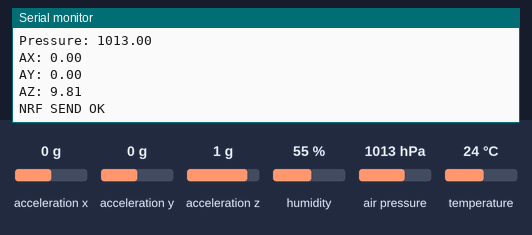
Recording of a sketch running on a simulated ESP32. Shown: the last lines printed to the serial monitor. Inputs (shaded band) come from the test bench; at power-on: acceleration x 0 g, humidity 55 %, acceleration y 0 g, temperature 24 °C, acceleration z 1 g, air pressure 1013 hPa. WiFi joins after 1.5 s; servers stay silent unless stated; no radio packets arrive unless stated; web services answer with replies made up by the test bench.

Above: at 3.7 s.
3.8 s: acceleration x set to -1.4 g
5.3 s: humidity set to 22 %
6.8 s: acceleration y set to -1.4 g
At 8.0 s:
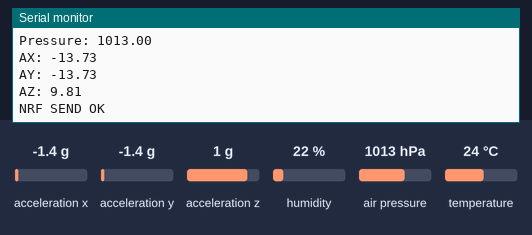
8.3 s: temperature set to 12 °C
9.8 s: acceleration z set to -1.4 g
At 11.3 s:
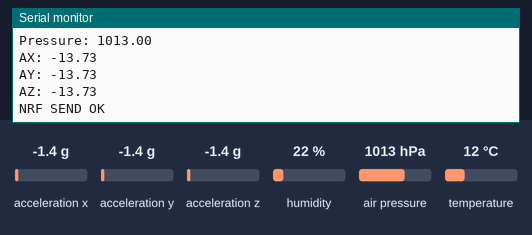
15.8 s: air pressure set to 952 hPa
At 16.6 s:
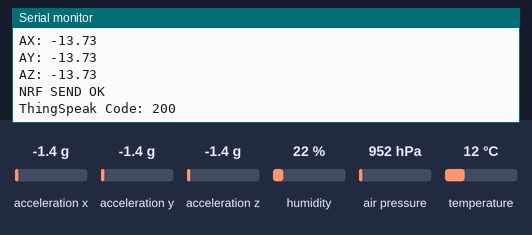

Measured:
- after the input at 6.8 s, the serial monitor: prints a new line after 0.76 s (image 1)
- after the input at 9.8 s, the serial monitor: prints a new line after 0.79 s (image 2)

The sketch:

Transmitter.ino
```cpp
#include <Wire.h>
#include <SPI.h>
#include <WiFi.h>
#include <HTTPClient.h>
#include <RF24.h>
#include <DHT.h>
#include <Adafruit_BMP085.h>
#include <Adafruit_ADXL345_U.h>

// ---------------- WIFI ----------------
const char* ssid = "YOUR_WIFI";
const char* password = "YOUR_PASSWORD";

// ---------------- THINGSPEAK ----------------
String apiKey = "YOUR_THINGSPEAK_KEY";
const char* server = "http://api.thingspeak.com/update";

// ---------------- NRF ----------------
RF24 radio(4, 5);
const byte address[6] = "CANS1";

// ---------------- SENSORS ----------------
#define DHTPIN 15
#define DHTTYPE DHT22
DHT dht(DHTPIN, DHTTYPE);

Adafruit_BMP085 bmp;
Adafruit_ADXL345_Unified accel = Adafruit_ADXL345_Unified(12345);

// ---------------- DATA ----------------
struct DataPacket {
  float temp;
  float hum;
  float pressure;
  float ax;
  float ay;
  float az;
};

DataPacket data;

unsigned long lastUpload = 0;

void setup() {
  Serial.begin(115200);
  delay(1000);

  Serial.println("\n===== TRANSMITTER STARTED =====");

  // ---------------- WIFI (NON-BLOCKING FIX) ----------------
  WiFi.begin(ssid, password);
  Serial.print("Connecting WiFi");

  int timeout = 0;
  while (WiFi.status() != WL_CONNECTED && timeout < 20) {
    delay(500);
    Serial.print(".");
    timeout++;
  }

  if (WiFi.status() == WL_CONNECTED) {
    Serial.println("\nWiFi Connected");
  } else {
    Serial.println("\nWiFi FAILED (continuing offline)");
  }

  // ---------------- SENSORS ----------------
  dht.begin();
  Serial.println("DHT OK");

  if (!bmp.begin())
    Serial.println("BMP180 FAILED");
  else
    Serial.println("BMP180 OK");

  if (!accel.begin())
    Serial.println("ADXL345 FAILED");
  else
    Serial.println("ADXL345 OK");

  // ---------------- NRF ----------------
  radio.begin();
  radio.openWritingPipe(address);
  radio.setPALevel(RF24_PA_HIGH);
  radio.stopListening();

  Serial.println("NRF READY");
}

void loop() {

  data.temp = dht.readTemperature();
  data.hum = dht.readHumidity();
  data.pressure = bmp.readPressure() / 100.0;

  sensors_event_t event;
  accel.getEvent(&event);

  data.ax = event.acceleration.x;
  data.ay = event.acceleration.y;
  data.az = event.acceleration.z;

  // ---------------- SERIAL MONITOR OUTPUT ----------------
  Serial.println("\n----- SENSOR DATA -----");
  Serial.print("Temp: "); Serial.println(data.temp);
  Serial.print("Hum: "); Serial.println(data.hum);
  Serial.print("Pressure: "); Serial.println(data.pressure);
  Serial.print("AX: "); Serial.println(data.ax);
  Serial.print("AY: "); Serial.println(data.ay);
  Serial.print("AZ: "); Serial.println(data.az);

  // ---------------- NRF SEND ----------------
  bool ok = radio.write(&data, sizeof(data));

  if (ok)
    Serial.println("NRF SEND OK");
  else
    Serial.println("NRF SEND FAIL");

  // ---------------- THINGSPEAK ----------------
  if (millis() - lastUpload > 15000) {

    if (WiFi.status() == WL_CONNECTED) {
      HTTPClient http;

      String url = String(server) +
        "?api_key=" + apiKey +
        "&field1=" + String(data.temp) +
        "&field2=" + String(data.hum) +
        "&field3=" + String(data.pressure) +
        "&field4=" + String(data.ax) +
        "&field5=" + String(data.ay) +
        "&field6=" + String(data.az);

      http.begin(url);
      int code = http.GET();
      http.end();

      Serial.print("ThingSpeak Code: ");
      Serial.println(code);
    }

    lastUpload = millis();
  }

  delay(1000);
}
```
